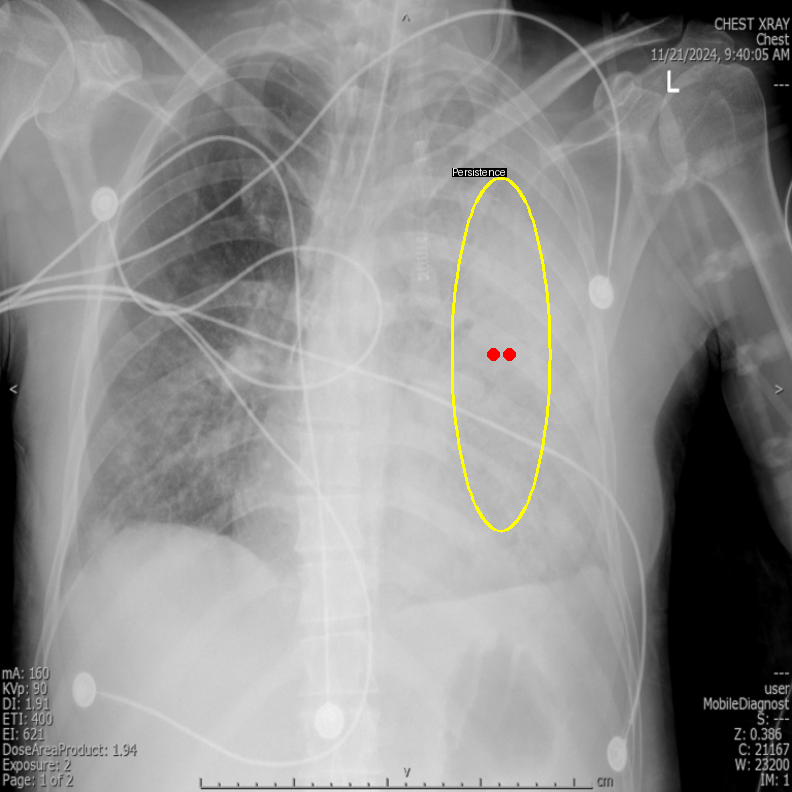
#> input picture python_files/annotation tool/AnnotatedExports/pair34/Avi.png, 792 x 792 px, found by its file name
$ python make_annotation_collage.py --pairs 5
#> lines starting #> are read from the running program, lines starting #| are printed output that depends on the picture
"""Create a PowerPoint-slide-friendly collage from exported annotated images.

Assumes you already exported per-pair images using:
    python export_annotated_images.py --layout by_pair ...

Input layout (default):
    annotation tool/AnnotatedExports/pair<PAIR>/<PERSON>.png

Output:
    A single PNG sized for a 16:9 slide (default 1920x1080).

Example:
    python make_annotation_collage.py --pairs 32 33 35 36 37

"""

from __future__ import annotations

import argparse
import math
from pathlib import Path

from PIL import Image, ImageDraw, ImageFont
import nibabel as nib
import numpy as np


DEFAULT_PERSONS = ["Avi", "Benny", "Nitzan", "Sigal", "Smadar"]


# [35 lines left out: functions find_pair_dir, choose_prior_current_nii, load_nii_as_pil_gray, not called in this run]


def _load_font(size: int) -> ImageFont.ImageFont:
    try:
        # Default bitmap font (always available)
        return ImageFont.load_default()
    except Exception:
        return ImageFont.load_default()


def _fit_into(img: Image.Image, w: int, h: int) -> Image.Image:
    if w <= 0 or h <= 0:
        return img
    im = img.copy()
    im.thumbnail((w, h), Image.Resampling.LANCZOS)
    canvas = Image.new("RGB", (w, h), (255, 255, 255))
    x = (w - im.width) // 2
    y = (h - im.height) // 2
    canvas.paste(im, (x, y))
    return canvas


def main(argv: list[str] | None = None) -> int:
    parser = argparse.ArgumentParser(description="Make a PPT-friendly collage of annotated images.")
    parser.add_argument(
        "--in-root",
        type=Path,
        default=Path("annotation tool") / "AnnotatedExports",
        help="Root folder with per-pair exported images.",
    )
    parser.add_argument(
        "--pairs-root",
        type=Path,
        default=Path("annotation tool"),
        help="Root folder containing Pairs1, Pairs2, ... (used to load prior/current scans).",
    )
    parser.add_argument(
        "--pairs",
        nargs="+",
        type=int,
        required=True,
        help="Pair numbers (e.g., 32 33 35 36 37)",
    )
    parser.add_argument(
        "--one-per-slide",
        action="store_true",
        help="If set, generates one PNG per pair (recommended for slides).",
    )
    parser.add_argument(
        "--raw-ab-only",
        action="store_true",
        help="If set, ignores annotations and renders only A(prior) and B(current) raw scans for each pair.",
    )
    parser.add_argument(
        "--include-ab",
        action="store_true",
        help="Include A (prior) and B (current) per person. A is the prior scan, B is the current scan (annotated PNG if exists).",
    )
    parser.add_argument(
        "--persons",
        nargs="*",
        default=None,
        help="Persons/columns to include (default: Avi Benny Nitzan Sigal Smadar)",
    )
    parser.add_argument(
        "--person-rows",
        type=int,
        default=1,
        help="Arrange persons into this many rows (default 1). For 5 persons, 2 gives a 3x2 grid.",
    )
    parser.add_argument(
        "--out",
        type=Path,
        default=None,
        help="Output PNG path (default: annotation tool/Collages/collage_pairs_<...>.png)",
    )
    parser.add_argument("--width", type=int, default=1920, help="Output width in pixels (16:9 default 1920)")
    parser.add_argument("--height", type=int, default=1080, help="Output height in pixels (16:9 default 1080)")
    parser.add_argument("--pad", type=int, default=12, help="Padding between cells")
    parser.add_argument("--header", type=int, default=60, help="Header row height for column labels")
    parser.add_argument("--rowlabel", type=int, default=120, help="Left column width for row labels")
    parser.add_argument(
        "--minimal-gap",
        action="store_true",
        help="Use tighter padding and labels for slide usage.",
    )

    args = parser.parse_args(argv)

    in_root: Path = args.in_root
    pairs_root: Path = args.pairs_root
    pairs: list[int] = list(args.pairs)
    persons: list[str] = list(args.persons) if args.persons else list(DEFAULT_PERSONS)

    W, H = int(args.width), int(args.height)
    pad = int(args.pad)
    header_h = int(args.header)
    rowlabel_w = int(args.rowlabel)

    if args.minimal_gap:
        pad = min(pad, 4)
        header_h = min(header_h, 44)
        rowlabel_w = min(rowlabel_w, 80)

    out_dir = Path("annotation tool") / "Collages"
    out_dir.mkdir(parents=True, exist_ok=True)

    # [52 lines left out: function render_raw_ab, not called in this run]

    def render(pairs_for_canvas: list[int], out_path: Path) -> None:
        rows = len(pairs_for_canvas)
        person_rows = max(1, int(args.person_rows))
        person_cols = int(math.ceil(len(persons) / person_rows))
        ab_cols = 2 if args.include_ab else 1
        grid_cols = person_cols * ab_cols

        # If single-row slide, drop the left row label column to maximize space.
        effective_rowlabel_w = 0 if rows == 1 else rowlabel_w

        # When we wrap persons into multiple rows, we keep the header only as a small title strip.
        effective_header_h = header_h
        show_column_headers = person_rows == 1
        if not show_column_headers:
            effective_header_h = min(effective_header_h, 44)

        grid_w = W - effective_rowlabel_w - pad * (grid_cols + 1)
        grid_h = H - effective_header_h - pad * (rows * person_rows + 1)
        cell_w = max(1, grid_w // grid_cols)
        cell_h = max(1, grid_h // (rows * person_rows))

        canvas = Image.new("RGB", (W, H), (255, 255, 255))
        draw = ImageDraw.Draw(canvas)
        font = _load_font(14)

        # Column headers (only when persons are in a single row)
        if show_column_headers:
            for j, person in enumerate(persons):
                x0 = effective_rowlabel_w + pad + (j * ab_cols) * (cell_w + pad)
                x1 = x0 + (ab_cols * cell_w) + ((ab_cols - 1) * pad)
                y0 = 0
                y1 = effective_header_h
                draw.rectangle((x0, y0, x1, y1), fill=(255, 255, 255))
                text = person
                bbox = draw.textbbox((0, 0), text, font=font)
                tx = x0 + ((x1 - x0) - (bbox[2] - bbox[0])) // 2
                ty = y0 + (effective_header_h - (bbox[3] - bbox[1])) // 2
                draw.text((tx, ty), text, fill=(0, 0, 0), font=font)

        # Rows (pairs) + images
        for i, pair in enumerate(pairs_for_canvas):
            base_y0 = effective_header_h + pad + i * (person_rows * cell_h + pad)
            base_y1 = base_y0 + person_rows * cell_h

            prior_im: Image.Image | None = None
            current_base_im: Image.Image | None = None
            if args.include_ab:
                pair_dir = find_pair_dir(pairs_root, int(pair))
                if pair_dir is not None:
                    try:
                        prior_nii, current_nii = choose_prior_current_nii(pair_dir)
                        prior_im = load_nii_as_pil_gray(prior_nii).convert("RGB")
                        current_base_im = load_nii_as_pil_gray(current_nii).convert("RGB")
                    except Exception:
                        prior_im = None
                        current_base_im = None

            if rows > 1:
                draw.rectangle((0, base_y0, effective_rowlabel_w, base_y1), fill=(255, 255, 255))
                row_text = f"pair{pair}"
                bbox = draw.textbbox((0, 0), row_text, font=font)
                tx = (effective_rowlabel_w - (bbox[2] - bbox[0])) // 2
                ty = base_y0 + ((person_rows * cell_h) - (bbox[3] - bbox[1])) // 2
                draw.text((tx, ty), row_text, fill=(0, 0, 0), font=font)
            else:
                # Single-row: put the pair label in the top-left corner.
                title = f"pair{pair}"
                draw.text((8, 8), title, fill=(0, 0, 0), font=font)

            for idx, person in enumerate(persons):
                pr = idx // person_cols
                pc = idx % person_cols
                y0 = base_y0 + pr * cell_h
                y1 = y0 + cell_h

                base_x = effective_rowlabel_w + pad + (pc * ab_cols) * (cell_w + pad)

                def paste_cell(col_offset: int, img: Image.Image | None, label: str) -> None:
                    x0 = base_x + col_offset * (cell_w + pad)
                    x1 = x0 + cell_w
                    draw.rectangle((x0, y0, x1, y1), fill=(255, 255, 255))

                    if img is None:
                        missing = "missing"
                        bbox = draw.textbbox((0, 0), missing, font=font)
                        mx = x0 + (cell_w - (bbox[2] - bbox[0])) // 2
                        my = y0 + (cell_h - (bbox[3] - bbox[1])) // 2
                        draw.text((mx, my), missing, fill=(90, 90, 90), font=font)
                    else:
                        fitted = _fit_into(img, cell_w, cell_h)
                        canvas.paste(fitted, (x0, y0))

                    # In-cell minimal label
                    if not show_column_headers or args.include_ab:
                        draw.rectangle((x0, y0, x0 + 88, y0 + 18), fill=(255, 255, 255))
                        draw.text((x0 + 4, y0 + 2), label, fill=(0, 0, 0), font=font)

                if args.include_ab:
                    # A: prior scan
                    paste_cell(0, prior_im, f"{person} A")

                    # B: current scan (annotated per person if exists)
                    img_path = in_root / f"pair{pair}" / f"{person}.png"
                    if img_path.exists():
                        b_img = Image.open(img_path).convert("RGB")
                    else:
                        b_img = current_base_im
                    paste_cell(1, b_img, f"{person} B")
                else:
                    img_path = in_root / f"pair{pair}" / f"{person}.png"
                    im = Image.open(img_path).convert("RGB") if img_path.exists() else None
                    paste_cell(0, im, person)

        out_path.parent.mkdir(parents=True, exist_ok=True)
        canvas.save(out_path)
        print(f"Saved collage: {out_path.resolve()}")

    if args.one_per_slide:
        for pair in pairs:
            if args.raw_ab_only:
                out_path = out_dir / f"collage_pair{pair}_rawAB.png"
                render_raw_ab(pair, out_path)
            else:
                out_path = out_dir / f"collage_pair{pair}.png"
                render([pair], out_path)
        return 0

    # Single collage containing all pairs
    if args.out is not None:
        out_path = args.out
    else:
        out_path = out_dir / ("collage_pairs_" + "_".join(str(p) for p in pairs) + ".png")
    render(pairs, out_path)
#> in render, `canvas = Image.new("RGB", (W, H), (255, 255, 255))`: canvas: PIL image 1920x1080 RGB; every value is 255
#> the loop in render, `for j, person in enumerate(persons):` made 5 passes
#> (bbox, tx, ty) on passes 1 to 5: ((0, 2, 14, 10), 189, 26), ((0, 2, 32, 12), 561, 25), ((0, 2, 32, 10), 942, 26), ((0, 2, 23, 12), 1328, 25), ((0, 2, 35, 10), 1703, 26)
#> in render, im is the input picture: PIL image 792x792 RGB; mean R, G, B 143.8, 143.7, 142.8
#> in _fit_into, `canvas = Image.new("RGB", (w, h), (255, 255, 255))`: canvas: PIL image 369x996 RGB; every value is 255
#> in _fit_into, `canvas.paste(im, (x, y))`:
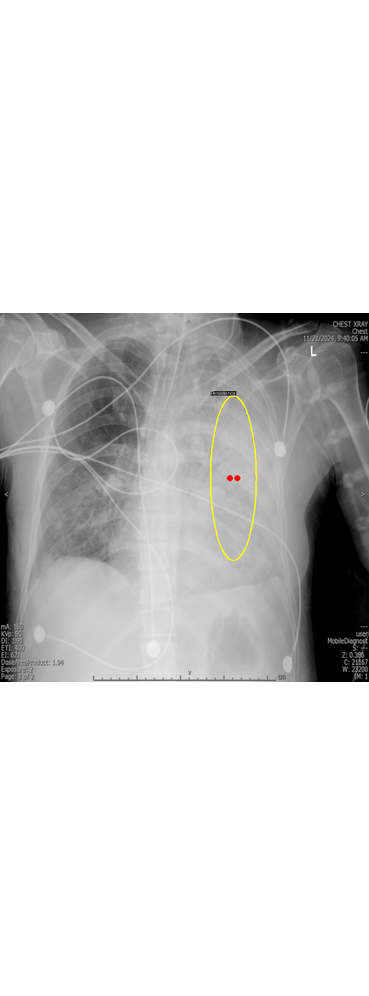
#> canvas: PIL image 369x996 RGB; mean R, G, B 213.8, 213.8, 213.4
#> in paste_cell, `canvas.paste(fitted, (x0, y0))`:
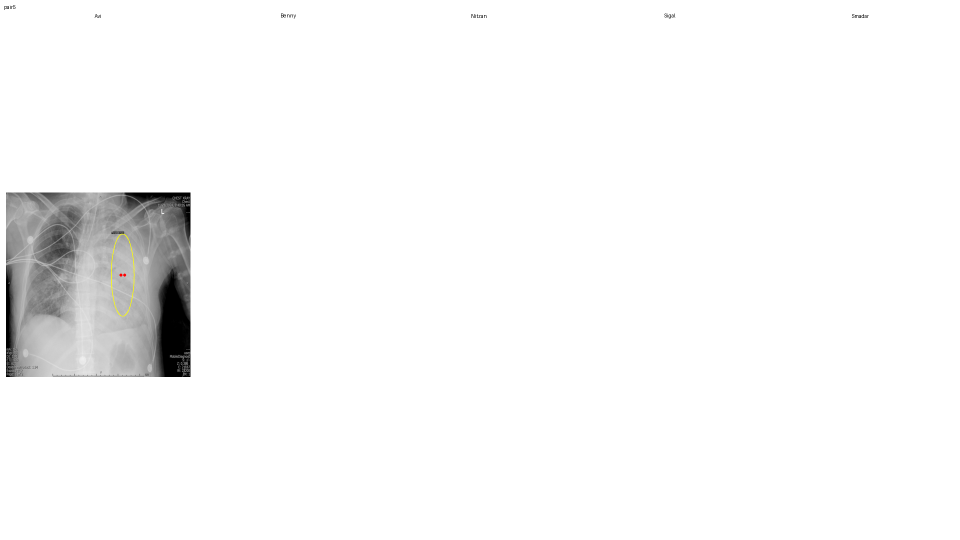
#> canvas: PIL image 1920x1080 RGB (shown at 1/2 size); mean R, G, B 247.7, 247.6, 247.6
#> in render, `canvas.save(out_path)`:
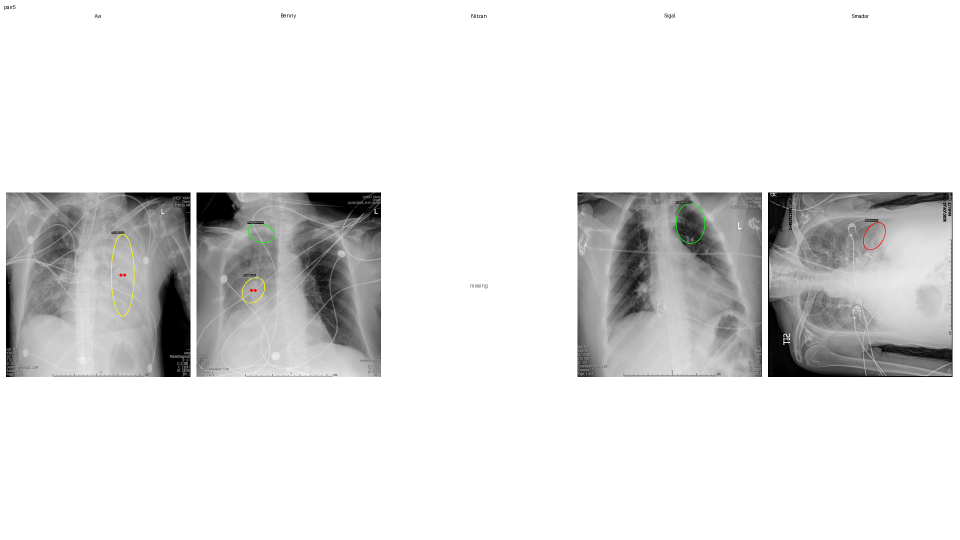
#> saved as collage_pairs_5.png: PIL image 1920x1080 RGB (shown at 1/2 size); mean R, G, B 225.6, 225.6, 225.5
    return 0


if __name__ == "__main__":
    raise SystemExit(main())
#> (the program exits here)
